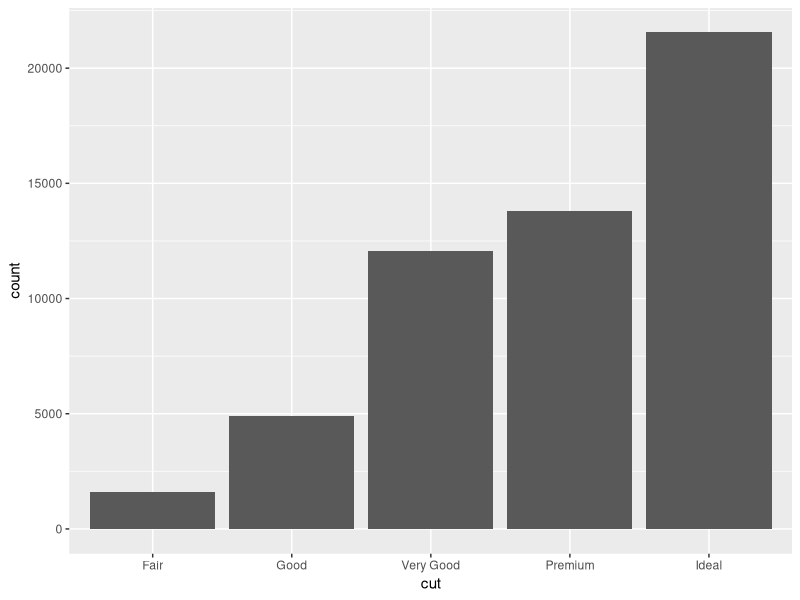
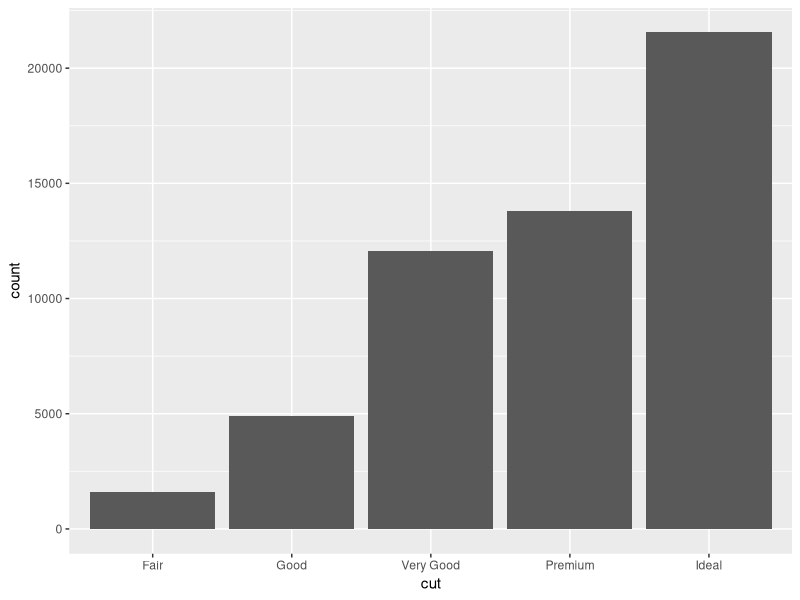
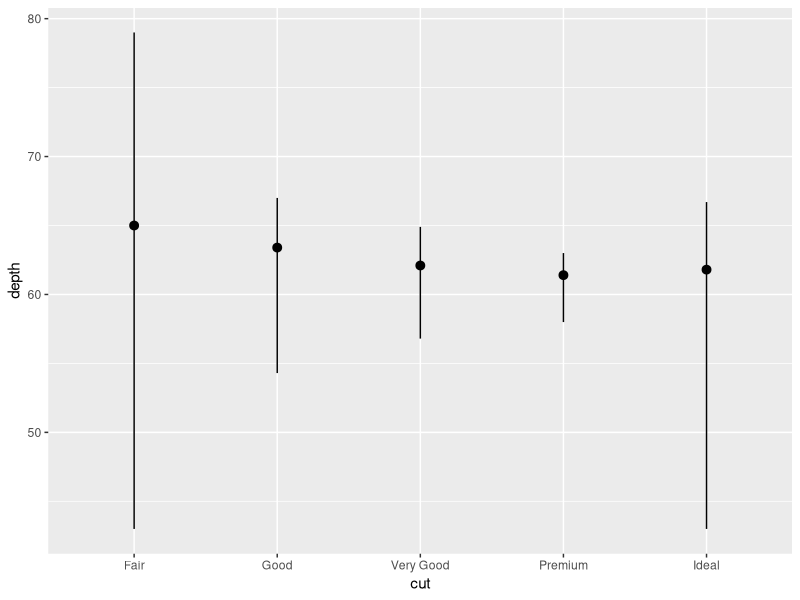
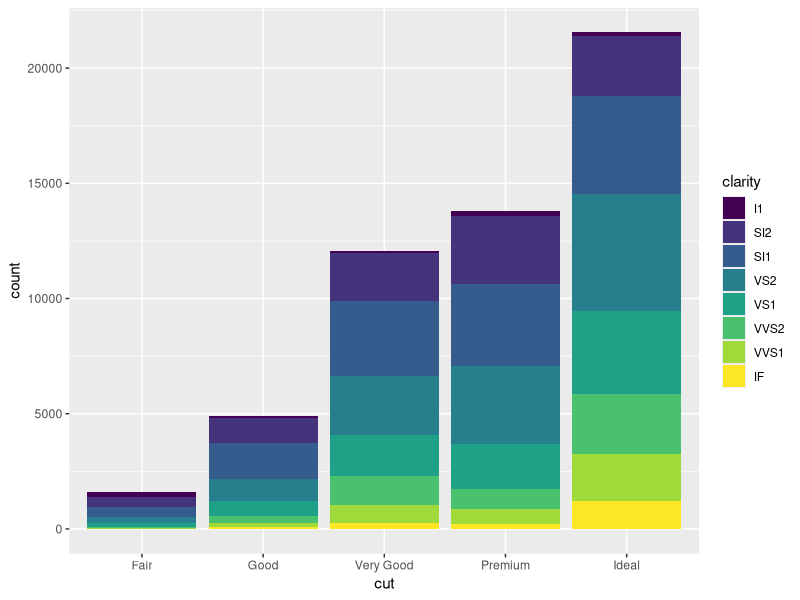
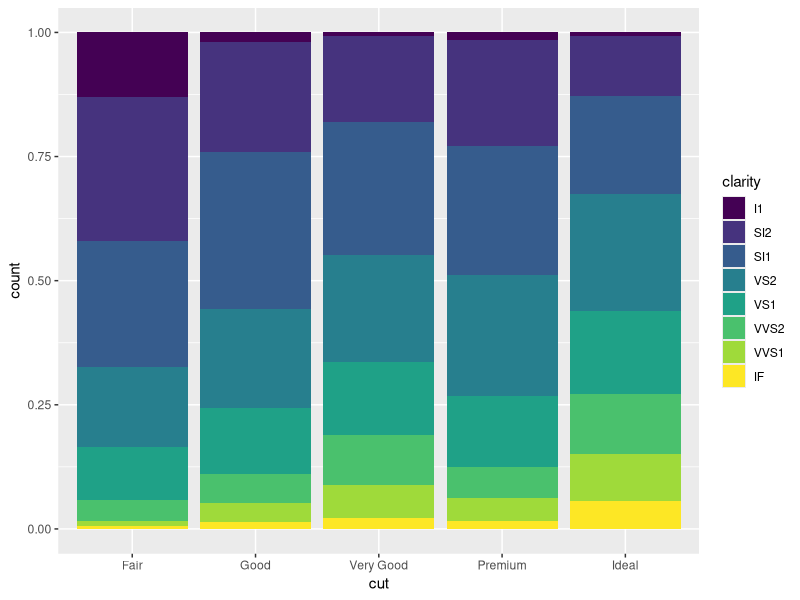
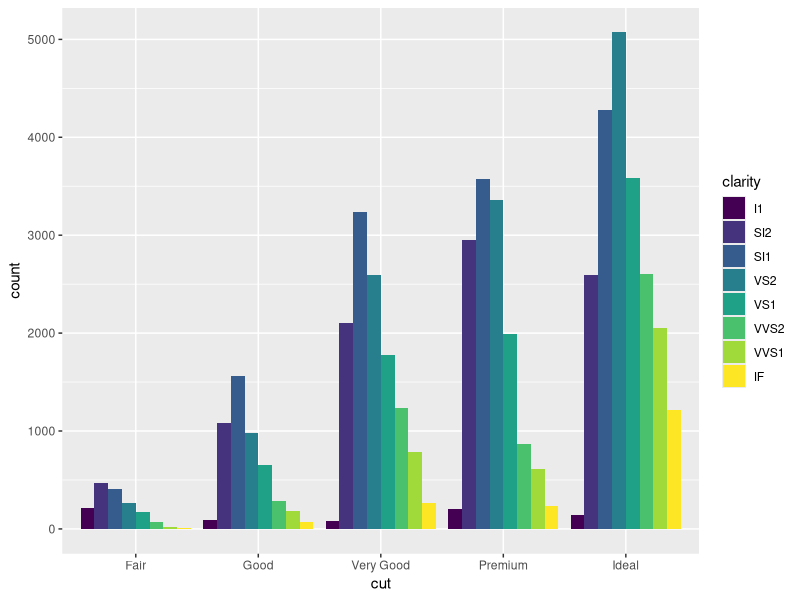
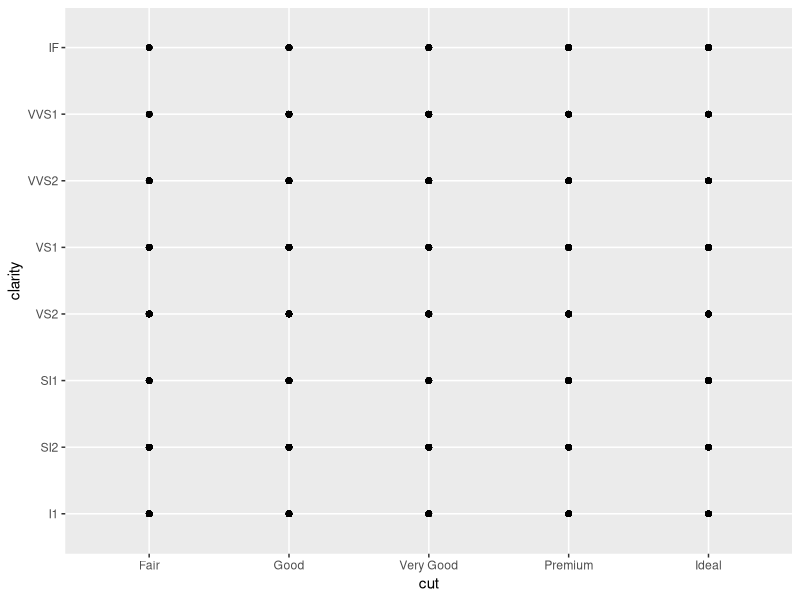
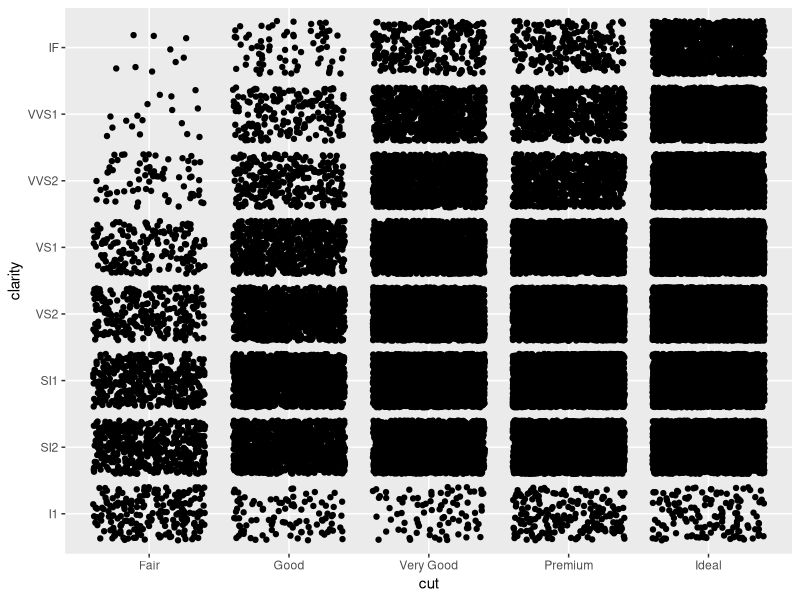

Recreate these plots in R, in order.
# Exercise 2: More ggplot2 Grammar

# Install and load `ggplot2`
# install.packages("ggplot2") # if needed
library(ggplot2)

# For this exercise you will again be working with the `diamonds` data set.
# Use `?diamonds` to review details about this data set
?diamonds


## Statistical Transformations

# Draw a bar chart of the diamonds data, organized by cut
# The height of each bar is based on the "count" (number) of diamonds with that cut
ggplot(data = diamonds) +
  geom_bar(mapping = aes(x = cut))

# Use the `stat_count` to apply the statistical transformation "count" to the diamonds
# by cut. You do not need a separate geometry layer!
ggplot(data = diamonds) + 
  stat_count(mapping  = aes(x = cut))

# Use the `stat_summary` function to draw a chart with a summary layer.
# Map the x-position to diamond `cut`, and the y-position to diamond `depth`
# Bonus: use `min` as the function ymin, `max` as the function ymax, and `median` as the function y
ggplot(data = diamonds) +
  stat_summary(mapping = aes(x = cut, y = depth), fun.ymin = min, fun.ymax = max, fun.y = median)


## Position Adjustments

# Draw a bar chart of diamond data organized by cut, with each bar filled by clarity.
# You should see a _stacked_ bar chart.
ggplot(data = diamonds) +
  geom_bar(mapping = aes(x = cut, fill= clarity))

# Draw the same chart again, but with each element positioned to "fill" the y axis
ggplot(data = diamonds) +
  geom_bar(mapping = aes(x = cut, fill= clarity), position = "fill")


# Draw the same chart again, but with each element positioned to "dodge" each other
ggplot(data = diamonds) +
  geom_bar(mapping = aes(x = cut, fill= clarity), position = "dodge")


# Draw a plot with point geometry with the x-position mapped to `cut` and the y-position mapped to `clarity`
# This creates a "grid" grouping the points
ggplot(dat = diamonds) +
  geom_point(mapping = aes(x = cut, y = clarity))

# Use the "jitter" position adjustment to keep the points from all overlapping!
# (This works a little better with a sample of diamond data, such as from the previous exercise).
ggplot(data = diamonds) +
  geom_point(mapping = aes(x = cut, y= clarity), position = "jitter")



## Scales

# Draw a "boxplot" (with `geom_boxplot()`) for the diamond's price (y) by color (x)
ggplot(data = diamonds) +
  geom_boxplot(mapping = aes(x = color, y = price))

# This has a lot of outliers, making it harder to read. To fix this, draw the same plot but
# with a _logarithmic_ scale for the y axis.
ggplot(data = diamonds) + 
  geom_boxplot(mapping = aes(x = color, y = price)) + scale_y_log10()

# For another version, draw the same plot but with `violin` geometry instead of `boxplot` geometry!
# How does the logarithmic scale change the data presentation?
ggplot(data = diamonds) +
  geom_violin(mapping = aes(x = color, y = price))+ scale_y_log10()


  # Another interesting plot: draw a plot of the diamonds price (y) by carat (x), using a heatmap of 2d bins
# (geom_bin2d)
# What happens when you make the x and y channels scale logarithmically?


# Draw a scatter plot for the diamonds  price (y) by carat (x). Color each point by the clarity
# (Remember, this will take a while. Use a sample of the diamonds for faster results)


# Change the color of the previous plot using a ColorBrewer scale of your choice. What looks nice?



## Coordinate Systems

# Draw a bar chart with x-position and fill color BOTH mapped to cut
# For best results, SET the `width` of the geometry to be 1 (fill plot, no space between)
# You can save this to a variable for easier modifications


# Draw the same chart, but with the coordinate system flipped


# Draw the same chart, but in a polar coordinate system. Now you have a Coxcomb chart!



## Facets

# Take the scatter plot of price by carat data (colored by clarity) and add _facets_ based on
# the diamond's `color`



## Saving Plots

# Use the `ggsave()` function to save one of your plots (the most recent one generated) to disk.
# Name the output file "my-plot.png".
# Make sure you've set the working directory!!
